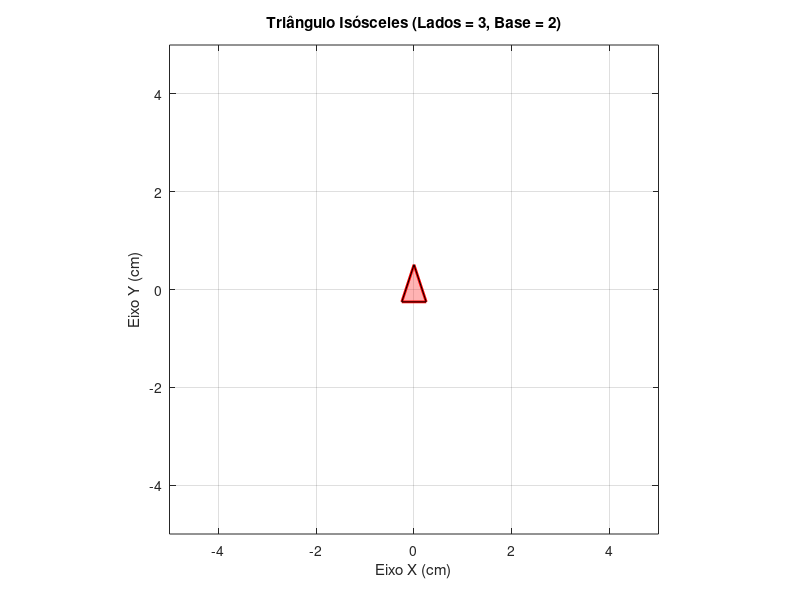

Here is the MATLAB script that generated this plot:
b = 0.5;
l = 0.8;
h = sqrt(l^2 - (b/2)^2);

xcg = 0;
ycg = 0;
x = [-b/2+xcg b/2+xcg xcg -b/2+xcg];
y = [-h/3+ycg -h/3+ycg 2*h/3+ycg -h/3+ycg];

figure;
plot(x, y, 'r-', 'LineWidth', 2);
hold on;
fill(x, y, 'r', 'FaceAlpha', 0.3);
xlim([-5 5]);
ylim([-5 5]);
axis equal;
xlim([-5 5]);
ylim([-5 5]);
grid on;
title('Triângulo Isósceles (Lados = 3, Base = 2)');
xlabel('Eixo X (cm)');
ylabel('Eixo Y (cm)');
hold off;
